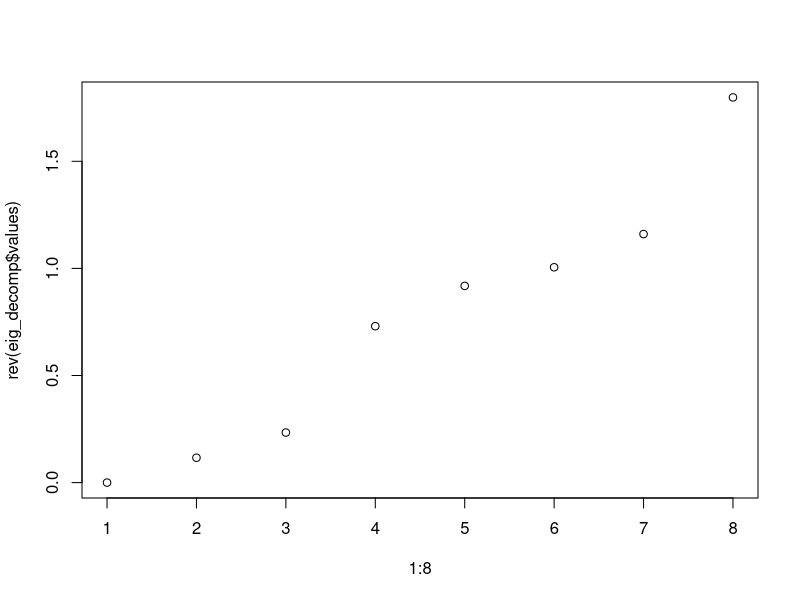

The R source for this figure:
### Create datapoints
vec1 <- c(-1, 2)
vec2 <- c(-1, 1)
vec3 <- c(-1, 0)
vec4 <- c(-1, -1)
vec5 <- c(-1, -2)
vec6 <- c(0, 0)
vec7 <- c(1, 0)
vec8 <- c(2, 0)

### Create edge weight function
weight <- function(a, b) exp(-sqrt(sum((a - b)**2)))


### Create adjancency matrix using edge-weight function
A <- matrix(c(0, weight(vec1, vec2), weight(vec1, vec3), 0, 0, 0, 0, 0,
              weight(vec2, vec1), 0, weight(vec2, vec3), 0, 0, 0, 0, 0,
              weight(vec3, vec1), weight(vec3, vec2), 0, weight(vec3, vec4), weight(vec3, vec5), weight(vec3, vec6), 0, 0,
              0, 0, weight(vec4, vec3), 0, weight(vec4, vec5), 0, 0, 0,
              0, 0, weight(vec5, vec3), weight(vec5, vec4), 0, 0, 0, 0,
              0, 0, weight(vec6, vec3), 0, 0, 0, weight(vec6, vec7), weight(vec6, vec8),
              0, 0, 0, 0, 0, weight(vec7, vec6), 0, weight(vec7, vec8),
              0, 0, 0, 0, 0, weight(vec8, vec6), weight(vec8, vec7), 0),
            8, 8, byrow = TRUE)

### Create Degree Matrix
D <- diag(rowSums(A))


### Calculate Laplacian
L <- D - A


### Calculate eigen decomposition
eig_decomp <- eigen(L)

### Look for eigen-gap
plot(1:8, rev(eig_decomp$values))

### Try ttwo smallest non-zero eigenvals
k_eig <- eig_decomp$vectors[, 6:7]

### Run k-means with k = 4
kmeans(k_eig, centers = 4)

